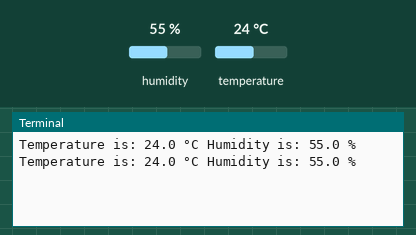
Bench run of a program on a simulated Raspberry Pi (BCM pin numbers). On the bench: the last lines printed to the terminal. The inputs (shaded band) are chosen by the test bench; at power-on: humidity 55 %, temperature 24 °C.

Above: at 1.2 s.
1.3 s: humidity set to 22 %
At 1.3 s:
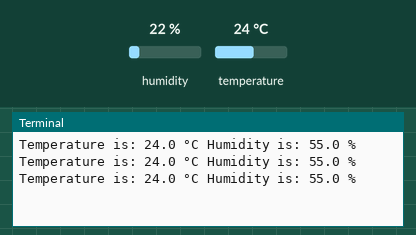
2.8 s: temperature set to 12 °C
At 3.4 s:
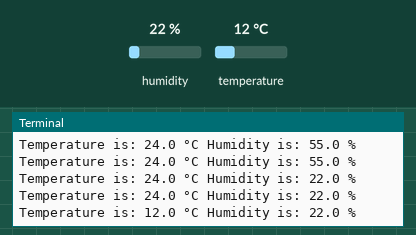
4.3 s: humidity set to 40 %
At 5.2 s:
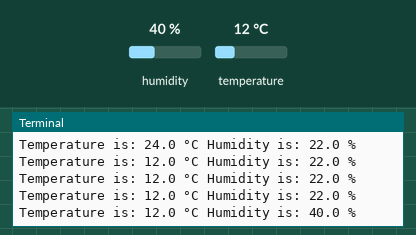
Timing chart, 0 to 7.3 s (numbered marks = the images above; inputs shaded):
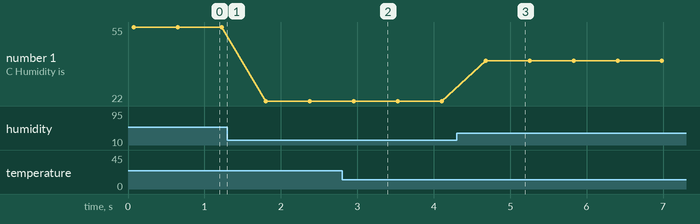

Measured:
- after the input at 2.8 s, the terminal: prints a new line after 0.15 s (image 2)
- after the input at 4.3 s, the terminal: prints a new line after 0.38 s (image 3)
- plotted number 1: 55 → 22 after the input at 1.3 s, 22 → 40 after the input at 4.3 s

The program:

l22_dht11.py
```python
import RPi.GPIO as GPIO
import dht11
import time

GPIO.setmode(GPIO.BCM)

myDHT = dht11.DHT11(pin=21)

try:
    while True:
        result = myDHT.read()
        if result.is_valid():
            print('Temperature is:', result.temperature, '°C',
                  'Humidity is:', result.humidity, '%')
        time.sleep(0.5)

except KeyboardInterrupt:
    GPIO.cleanup()
    print('GPIO Good to Go')
```
